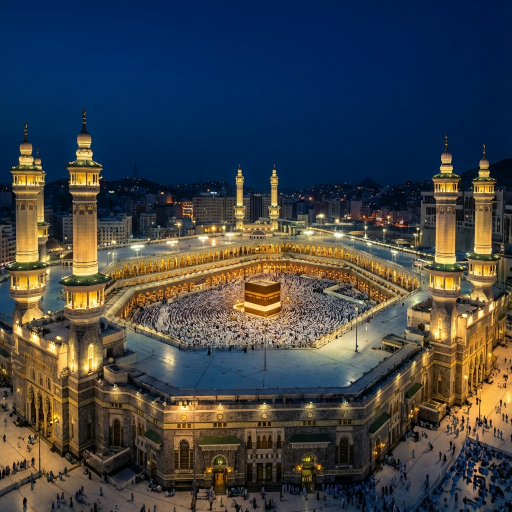
#> input picture masjid_bg.png, 1024 x 1024 px (shown at 1/2 size)
$ python gen_icons.py
#> lines starting #> are read from the running program, lines starting #| are printed output that depends on the picture
from PIL import Image
import os

def create_icons():
    source_img = "masjid_bg.png"
    if not os.path.exists(source_img):
        print(f"Error: {source_img} not found.")
        return

    try:
        img = Image.open(source_img)
#> img is the input picture: PIL image 1024x1024 RGB; mean R, G, B 63.4, 67, 70.6

        # Calculate crop box for center square
        width, height = img.size
#> width = 1024; height = 1024
        new_dim = min(width, height)
#> new_dim = 1024

        left = (width - new_dim) / 2
#> left = 0
        top = (height - new_dim) / 2
#> top = 0
        right = (width + new_dim) / 2
#> right = 1024
        bottom = (height + new_dim) / 2
#> bottom = 1024

        img_cropped = img.crop((left, top, right, bottom))

        # Resize and save
        sizes = [192, 512]
        for size in sizes:
            img_resized = img_cropped.resize((size, size), Image.Resampling.LANCZOS)
            output_name = f"icon-kabe-{size}.png"
            img_resized.save(output_name)
            print(f"Generated: {output_name}")
#> this loop made 2 passes
#> pass 1, in create_icons, `img_resized = img_cropped.resize((size, size), Image.Resampling.LANCZOS)`:
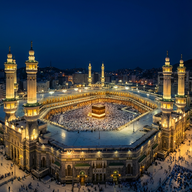
#> img_resized: PIL image 192x192 RGB; mean R, G, B 63.4, 67, 70.6
#> pass 2, in create_icons, `img_resized = img_cropped.resize((size, size), Image.Resampling.LANCZOS)`:
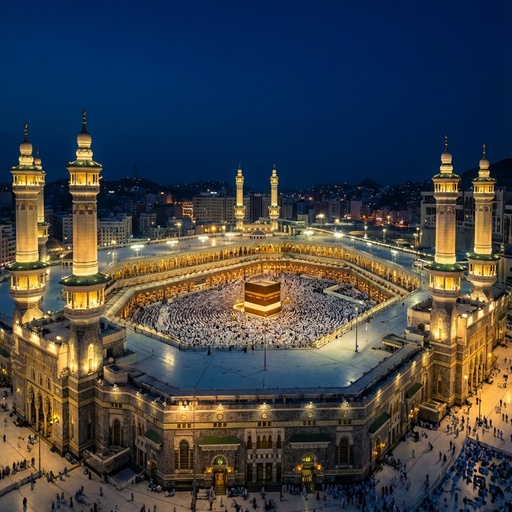
#> img_resized: PIL image 512x512 RGB; mean R, G, B 63.4, 67, 70.6

    except Exception as e:
        print(f"Failed to generate icons: {e}")

if __name__ == "__main__":
    create_icons()

$ run again, with dhikr_bg.png copied over masjid_bg.png
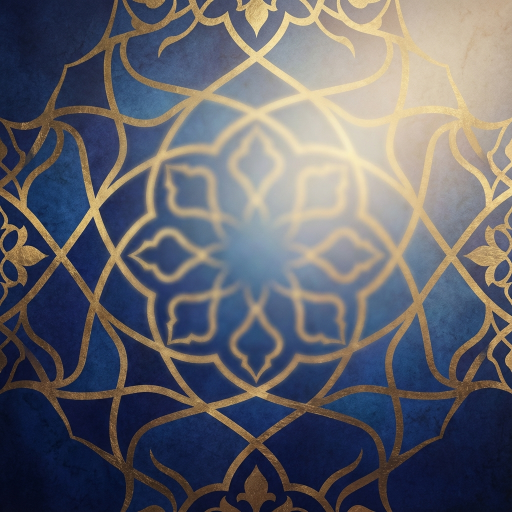
#> input picture dhikr_bg.png, 1024 x 1024 px (shown at 1/2 size)
#> in create_icons, img is the input picture: PIL image 1024x1024 RGB; mean R, G, B 100.4, 100.3, 107.5
#> the loop in create_icons, `for size in sizes:` made 2 passes
#> pass 1, in create_icons, `img_resized = img_cropped.resize((size, size), Image.Resampling.LANCZOS)`:
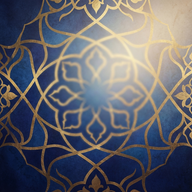
#> img_resized: PIL image 192x192 RGB; mean R, G, B 100.4, 100.3, 107.5
#> pass 2, in create_icons, `img_resized = img_cropped.resize((size, size), Image.Resampling.LANCZOS)`:
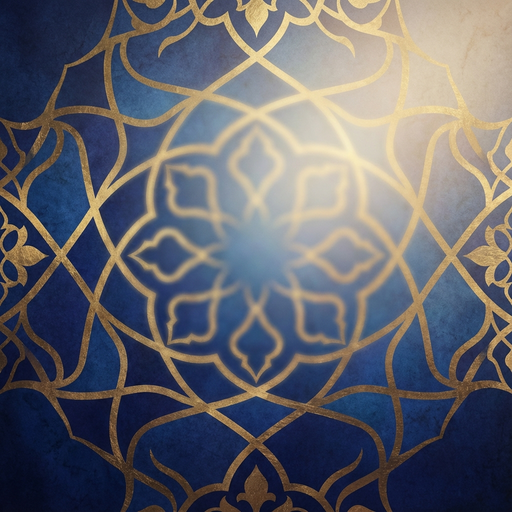
#> img_resized: PIL image 512x512 RGB; mean R, G, B 100.4, 100.3, 107.4

$ run again, with prayers_bg.png copied over masjid_bg.png
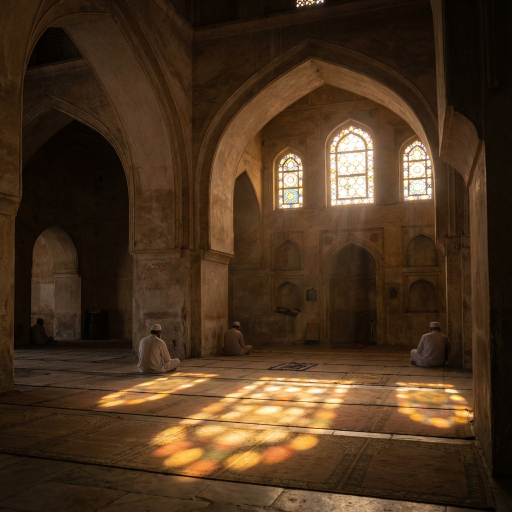
#> input picture prayers_bg.png, 1024 x 1024 px (shown at 1/2 size)
#> in create_icons, img is the input picture: PIL image 1024x1024 RGB; mean R, G, B 73.9, 51.4, 30.5
#> the loop in create_icons, `for size in sizes:` made 2 passes
#> pass 1, in create_icons, `img_resized = img_cropped.resize((size, size), Image.Resampling.LANCZOS)`:
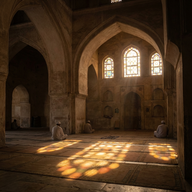
#> img_resized: PIL image 192x192 RGB; mean R, G, B 73.9, 51.4, 30.5
#> pass 2, in create_icons, `img_resized = img_cropped.resize((size, size), Image.Resampling.LANCZOS)`:
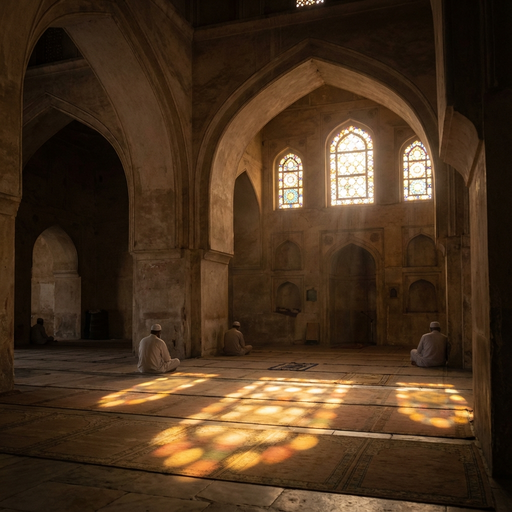
#> img_resized: PIL image 512x512 RGB; mean R, G, B 73.8, 51.4, 30.5
